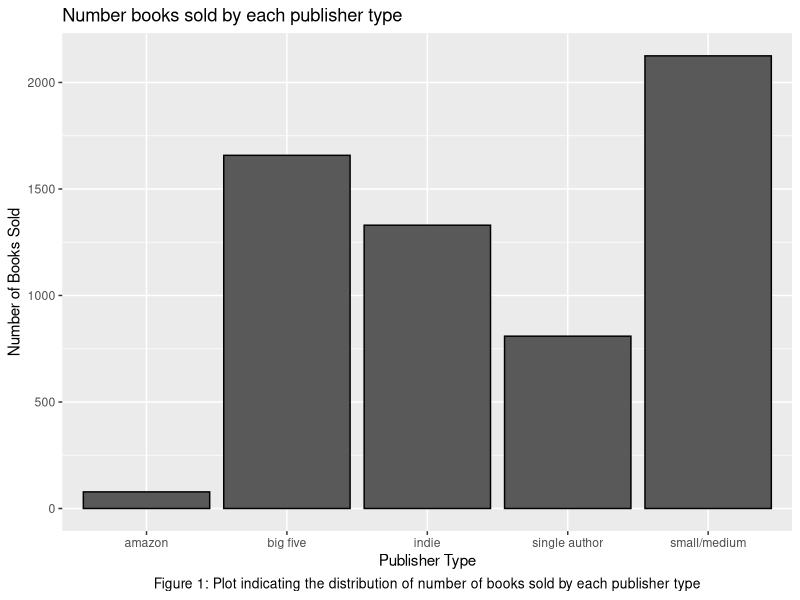
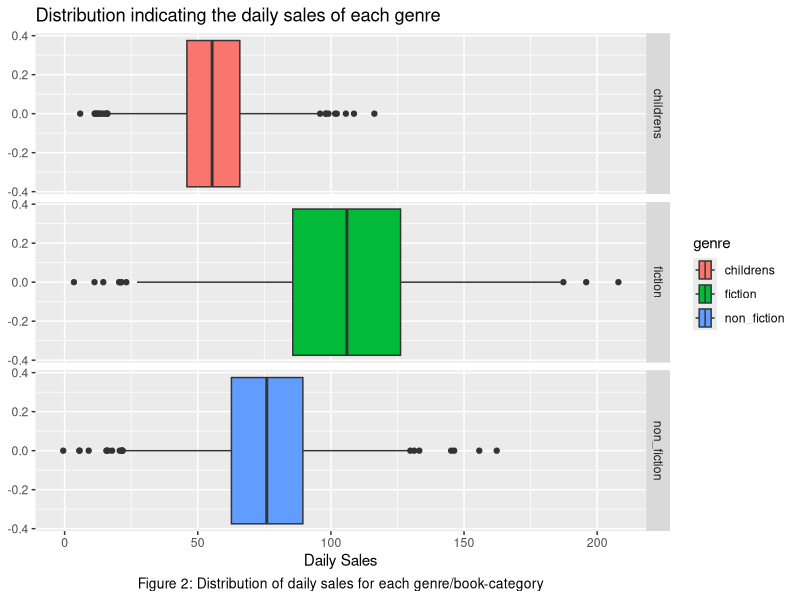
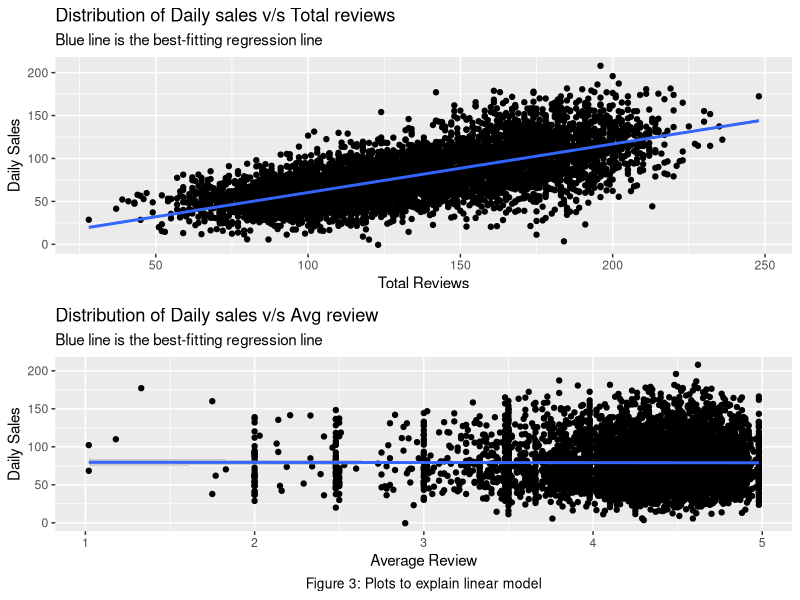
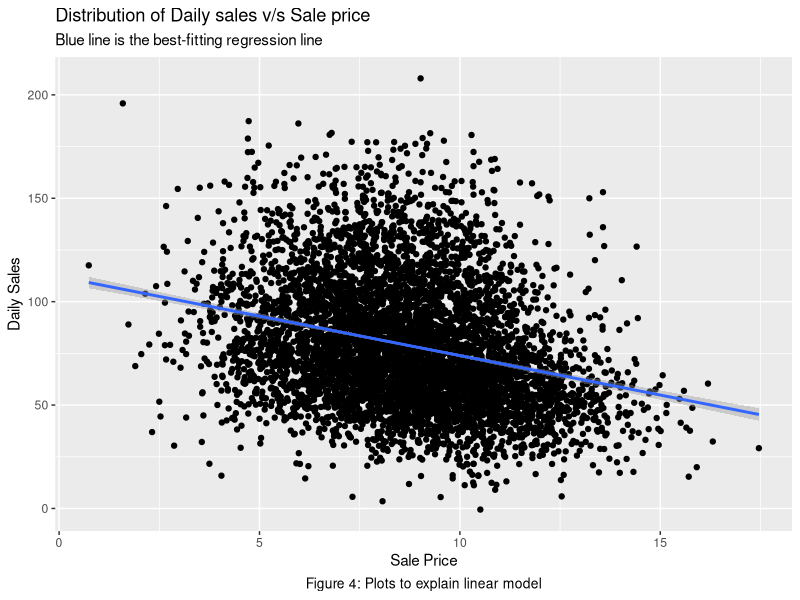
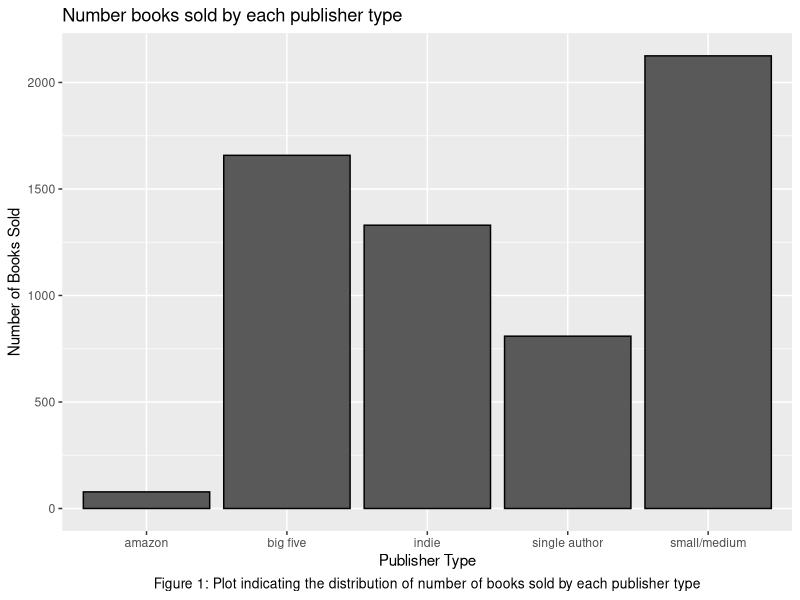
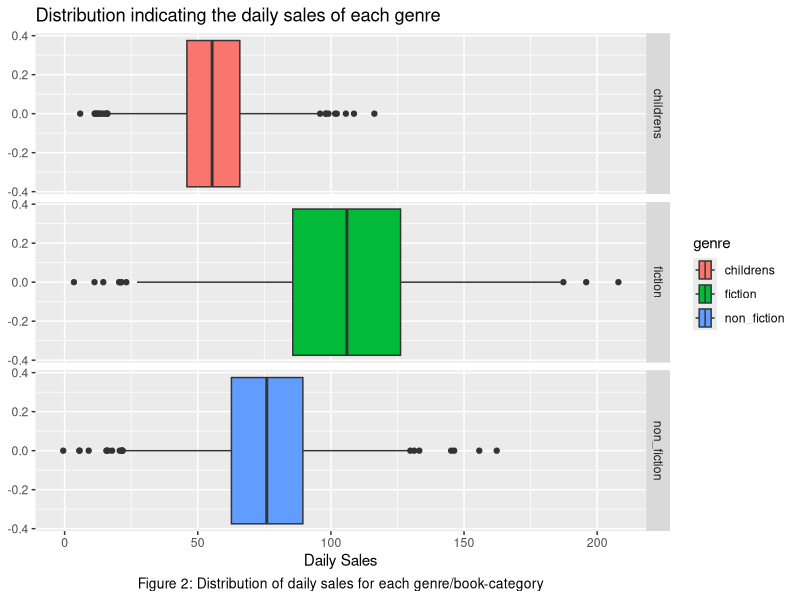
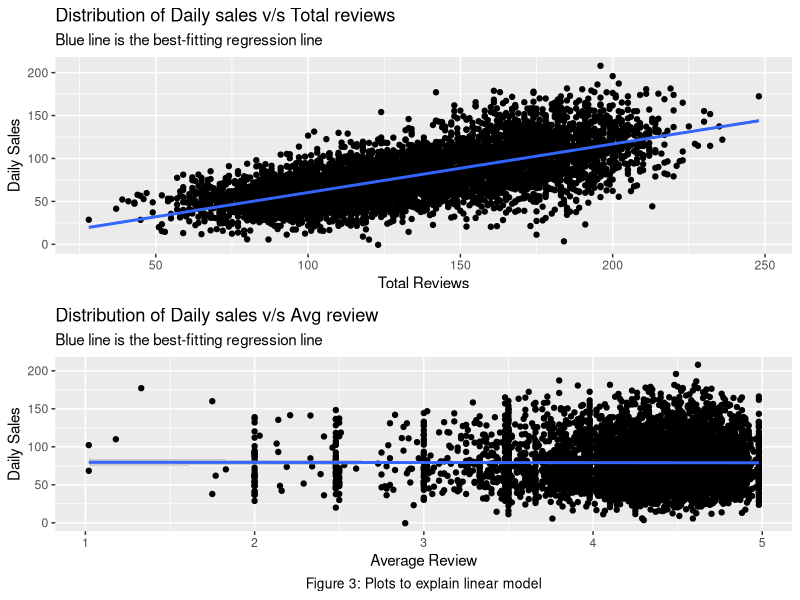
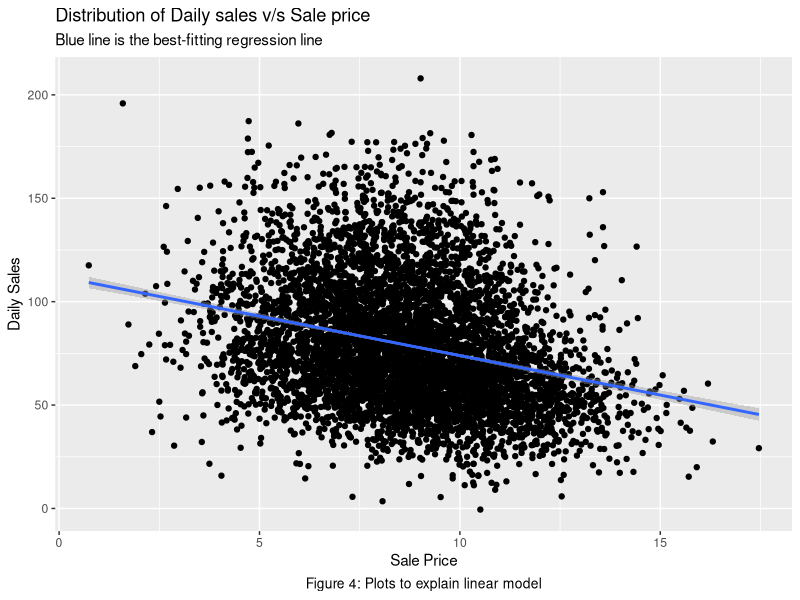

These figures' R source, in order:
## ---- chunk 1
# R Packages for Question1 and Question2
library(tidyverse)
library(dplyr)
options(width = 600)
library(data.table) # for as.data.table()
library(emmeans) # for emmeans() and pairs()
library(gridExtra) # for grid.arrange()
library(knitr) # for kable()
library(kableExtra) # for cell_spec()
library(ggplot2)
library(Hmisc) # for correlation functions

## ---- chunk 2
#Read the dataset publisher_sales.csv
data.books <- read_csv("publisher_sales.csv")

#Check Structure
#str(data.books)

#Convert columns as factors
columns.books <- c("publisher.type","genre")
data.books[columns.books] <- lapply(data.books[columns.books],as.factor)

#Check structure 
#str(data.books)

#Check summary
summary(data.books[c("publisher.type","genre","avg.review","daily.sales","total.reviews","sale.price")])

## ---- chunk 3
#Plot indicating the distribution of each publisher type
ggplot(data.books, aes(x=publisher.type)) + geom_bar(colour='black') + labs(x="Publisher Type" , y="Number of Books Sold" ,title = "Number books sold by each publisher type", caption = "Figure 1: Plot indicating the distribution of number of books sold by each publisher type") +
  theme(plot.caption = element_text(size=10,hjust=0.5))
## ---- chunk 4
#Request Do books from different genres have different daily sales on average?

#Table for summarizing the Average daily sales for each genre of book
book.table <- data.books %>% group_by(genre) %>%
  summarise(No_of_Books= n(), Average_daily_sales = mean(daily.sales))

#Print the book.table
print(as.data.table(book.table))

#Box plot for better understanding the daily sales distribution for each genre
ggplot(data.books, aes(x=daily.sales, fill=genre)) + facet_grid(genre~.) + geom_boxplot() +labs(title = "Distribution indicating the daily sales of each genre",x="Daily Sales", caption= "Figure 2: Distribution of daily sales for each genre/book-category") +
  theme(plot.caption = element_text(size=10,hjust=0.5))

#perform two-way ANOVA
m.daily.sales.by.genre <- lm(daily.sales ~ genre  , data=data.books)
summary(m.daily.sales.by.genre)
head(cbind(as.data.frame(book.table[c("genre","Average_daily_sales")]), model.matrix(m.daily.sales.by.genre)))

(m.daily.sales.by.genre.emm <- emmeans(m.daily.sales.by.genre, ~genre))
(m.daily.sales.by.genre.pairs <- pairs(m.daily.sales.by.genre.emm)  )

(m.daily.sales.by.genre.pairs <- confint(pairs(m.daily.sales.by.genre.emm)))


#Request 2: Do books have more/fewer sales depending upon their average review scores and total number of reviews?

#filter reviews '0'
data.books.filtered <- data.books %>% filter(total.reviews != 0)

#Correlation matrix for selected columns
rcorr(as.matrix(select(data.books.filtered, daily.sales, avg.review , total.reviews)))

#To better understand the correlation between the variables.
grid.arrange(
ggplot(data.books.filtered, aes(y=daily.sales, x=total.reviews)) + geom_point() + labs(x="Total Reviews", y="Daily Sales", title="Distribution of Daily sales v/s Total reviews", subtitle= "Blue line is the best-fitting regression line") + geom_smooth(method=lm),

ggplot(data.books.filtered, aes(y=daily.sales, x=avg.review)) + geom_point() + labs(x="Average Review", y="Daily Sales", title="Distribution of Daily sales v/s Avg review", subtitle= "Blue line is the best-fitting regression line" , caption = "Figure 3: Plots to explain linear model") +
  theme(plot.caption = element_text(size=10,hjust=0.5)) + geom_smooth(method=lm)
)

#Linear Regression model 
m.sales.by.avgreview.totalreviews <- lm(daily.sales~avg.review + total.reviews, data=data.books.filtered)
summary(m.sales.by.avgreview.totalreviews)

# To study the Interaction between avg.review and total.reviews
m.sales.by.avgreview.totalreviews.interaction <- lm(daily.sales~avg.review * total.reviews, data=data.books.filtered)
summary(m.sales.by.avgreview.totalreviews.interaction)

#ANOVA to compare 2 models
anova(m.sales.by.avgreview.totalreviews, m.sales.by.avgreview.totalreviews.interaction)

#Using Estimation approach
cbind(coefficient= coef(m.sales.by.avgreview.totalreviews),confint(m.sales.by.avgreview.totalreviews))


# Request 3: What is the effect of sale price upon the number of sales, and is this different across genres?

#Summarise
book.table.genre <- data.books %>% group_by(genre) %>%
  summarise(No_of_Books_sold= n(), Average_Sale_Price = mean(sale.price))

#print book.table.genre
print(as.data.table(book.table.genre))

# Linear model
m.sales.by.price.genre <- lm(daily.sales~sale.price+genre, data=data.books)
summary(m.sales.by.price.genre)

# Interaction
m.sales.by.price.genre.interaction <- lm(daily.sales~sale.price*genre, data=data.books)
summary(m.sales.by.price.genre.interaction)

# Model comparison using anova
anova(m.sales.by.price.genre,m.sales.by.price.genre.interaction)

# Plot for visualisation of linear relationship
ggplot(data.books, aes(y=daily.sales, x=sale.price)) + geom_point() + labs(x="Sale Price", y="Daily Sales", title="Distribution of Daily sales v/s Sale price", subtitle= "Blue line is the best-fitting regression line", caption = "Figure 4: Plots to explain linear model") +
  theme(plot.caption = element_text(size=10,hjust=0.5)) + geom_smooth(method=lm)

## ---- chunk 5
summary(data.books[c("publisher.type","genre","avg.review","daily.sales","total.reviews","sale.price")])
## ---- chunk 6
#Plot indicating the distribution of each publisher type
ggplot(data.books, aes(x=publisher.type)) + geom_bar(colour='black') + labs(x="Publisher Type" , y="Number of Books Sold" ,title = "Number books sold by each publisher type", caption = "Figure 1: Plot indicating the distribution of number of books sold by each publisher type") +
  theme(plot.caption = element_text(size=10,hjust=0.5)) 
## ---- chunk 7
print(as.data.table(book.table))

## ---- chunk 8

ggplot(data.books, aes(x=daily.sales, fill=genre)) + facet_grid(genre~.) + geom_boxplot() +labs(title = "Distribution indicating the daily sales of each genre",x="Daily Sales", caption= "Figure 2: Distribution of daily sales for each genre/book-category") +
  theme(plot.caption = element_text(size=10,hjust=0.5)) 

## ---- chunk 9
#perform two-way ANOVA
model_aov <- lm(daily.sales ~ genre  , data=data.books) 
summary(model_aov) 
## ---- chunk 10

#Linear Regression model summary
summary(m.sales.by.avgreview.totalreviews)

## ---- chunk 11

grid.arrange(
ggplot(data.books.filtered, aes(y=daily.sales, x=total.reviews)) + geom_point() + labs(x="Total Reviews", y="Daily Sales", title="Distribution of Daily sales v/s Total reviews", subtitle= "Blue line is the best-fitting regression line") + geom_smooth(method=lm),

ggplot(data.books.filtered, aes(y=daily.sales, x=avg.review)) + geom_point() + labs(x="Average Review", y="Daily Sales", title="Distribution of Daily sales v/s Avg review", subtitle= "Blue line is the best-fitting regression line" , caption = "Figure 3: Plots to explain linear model") +
  theme(plot.caption = element_text(size=10,hjust=0.5)) + geom_smooth(method=lm)

)

## ---- chunk 12

book.table.genre <- data.books %>% group_by(genre) %>%
  summarise(No_of_Books_sold= n(), Average_Sale_Price = mean(sale.price) , Average_daily_sale = mean(daily.sales))

print(as.data.table(book.table.genre))

## ---- chunk 13

#Linear model
m.sales.by.price.genre <- lm(daily.sales~sale.price+genre, data=data.books)
summary(m.sales.by.price.genre)

## ---- chunk 14
#Interaction
m.sales.by.price.genre.interaction <- lm(daily.sales~sale.price*genre, data=data.books)
summary(m.sales.by.price.genre.interaction)

## ---- chunk 15
anova(m.sales.by.price.genre,m.sales.by.price.genre.interaction)
## ---- chunk 16

ggplot(data.books, aes(y=daily.sales, x=sale.price)) + geom_point() + labs(x="Sale Price", y="Daily Sales", title="Distribution of Daily sales v/s Sale price", subtitle= "Blue line is the best-fitting regression line", caption = "Figure 4: Plots to explain linear model") +
  theme(plot.caption = element_text(size=10,hjust=0.5)) + geom_smooth(method=lm)
